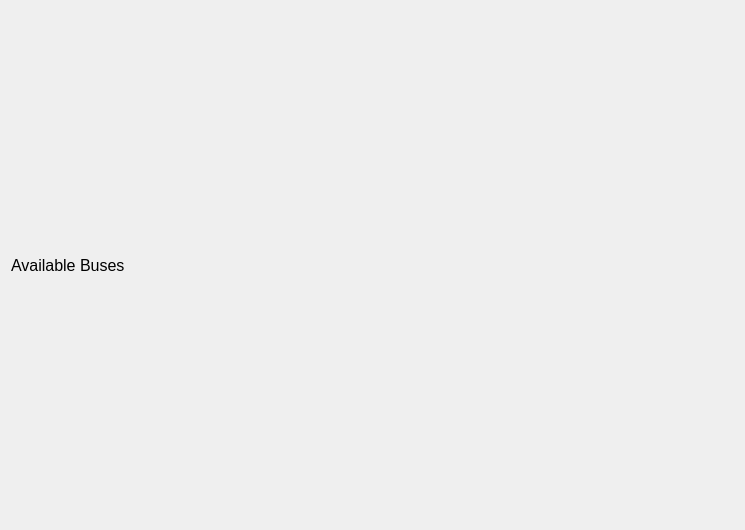
<?xml version="1.0" encoding="UTF-8"?>
<ui version="4.0">
 <class>FaderSendMtx</class>
 <widget class="QWidget" name="FaderSendMtx">
  <property name="geometry">
   <rect>
    <x>0</x>
    <y>0</y>
    <width>745</width>
    <height>530</height>
   </rect>
  </property>
  <property name="windowTitle">
   <string>FaderSendMtx</string>
  </property>
  <layout class="QGridLayout" name="gridLayout">
   <item row="0" column="0">
    <widget class="QLabel" name="label">
     <property name="maximumSize">
      <size>
       <width>16777215</width>
       <height>20</height>
      </size>
     </property>
     <property name="font">
      <font>
       <pointsize>12</pointsize>
      </font>
     </property>
     <property name="text">
      <string>Available Buses</string>
     </property>
    </widget>
   </item>
   <item row="1" column="0">
    <layout class="QHBoxLayout" name="fader_page_container">
     <property name="sizeConstraint">
      <enum>QLayout::SizeConstraint::SetMaximumSize</enum>
     </property>
    </layout>
   </item>
  </layout>
 </widget>
 <resources/>
 <connections/>
</ui>
